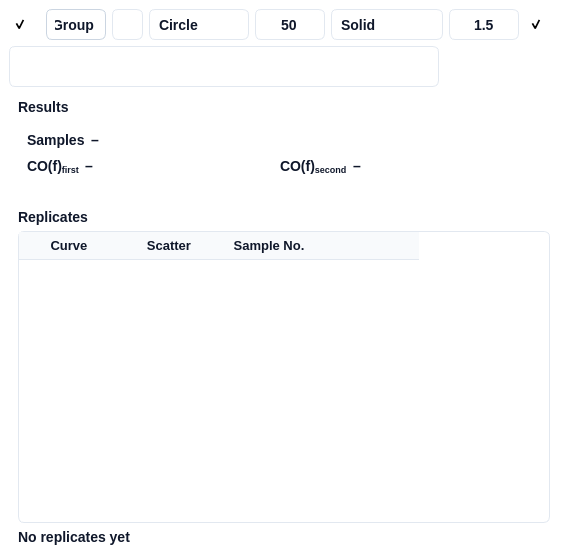
<?xml version="1.0" encoding="UTF-8"?>
<ui version="4.0">
 <class>GroupWidget</class>
 <widget class="QWidget" name="GroupWidget">
  <property name="geometry">
   <rect>
    <x>0</x>
    <y>0</y>
    <width>510</width>
    <height>560</height>
   </rect>
  </property>
  <property name="windowTitle">
   <string>Group</string>
  </property>
  <property name="styleSheet">
   <string notr="true">background: #FFFFFF;
border: none;
border-radius: 6px;
</string>
  </property>
  <layout class="QVBoxLayout" name="verticalLayout">
   <property name="leftMargin">
    <number>0</number>
   </property>
   <property name="topMargin">
    <number>0</number>
   </property>
   <property name="rightMargin">
    <number>0</number>
   </property>
   <property name="bottomMargin">
    <number>0</number>
   </property>
   <item>
    <widget class="QFrame" name="frame">
     <property name="styleSheet">
      <string notr="true">QFrame#frame {
	background: #FFFFFF;
	border: none;
	border-radius: 6px;
}
QFrame#frame:hover {
	 border: 1px solid #CBD5E1;
}

/* Cards inside the group (results, parameter groups, replicates) */
QFrame[card=&quot;true&quot;] {
	background: #FFFFFF;
	border: 1px solid #E2E8F0; /* slate/200 */
	border-radius: 6px;
}

QLabel {
	border: none;
	background: transparent;
	color: #0F172A;  /* Text color */
	font-family: 'Segoe UI', sans-serif;  /* Font family */
	font-style: normal;  /* Font style */
	font-weight: 500;  /* Font weight */
	font-size: 14px;  /* Font size */
}

/* Card titles and parameter names as in the curve widget (Curve plots) */
QLabel[title=&quot;true&quot;] {
	font-size: 18px;
	padding: 4px 5px;
}

QLabel[parameter=&quot;true&quot;] {
	padding: 4px 8px;
}

QLabel[muted=&quot;true&quot;] {
	color: #64748B;  /* slate/500 */
	font-weight: 400;
	font-size: 13px;
}

/* Results: read-only values (output style, the same in all cards) */
QLabel[value=&quot;true&quot;] {
	background: #F8FAFC;  /* slate/50 */
	border: 1px solid #E2E8F0;  /* slate/200 */
	border-radius: 6px;
	color: #334155;  /* slate/700 */
	padding: 5px 8px;
}

QLineEdit {
    background: #FFFFFF;  /* Default background */
    border: 1px solid #CBD5E1;  /* Default border */
    border-radius: 6px;  /* Rounded corners */
    color: #0F172A;  /* Text color */
    font-family: 'Segoe UI', sans-serif;  /* Font family */
    font-style: normal;  /* Font style */
    font-weight: 500;  /* Font weight */
    font-size: 14px;  /* Font size */
    padding: 4px 8px;  /* Padding */
}

QComboBox {
	background: #FFFFFF;
	border: 1px solid #E2E8F0; /* slate/200 */
	border-radius: 6px;
	padding-left: 9px;
	color: #0F172A;  /* Text color */
    font-family: 'Segoe UI', sans-serif;  /* Font family */
    font-style: normal;  /* Font style */
    font-weight: 500;  /* Font weight */
    font-size: 14px;  /* Font size */
}

/* Drop-down button */
QComboBox::drop-down {
    border: none;
}

/* Down arrow */
QComboBox::down-arrow {
    image: url(:/ui/qt/resources/checkbox/down_icon.png);
	padding-right: 12px;
}

/* Drop-down items */
QComboBox QAbstractItemView {
    border: 1px solid #E2E8F0; /* slate/200 */
    selection-background-color: #F1F5F9;
}

/* Individual items */
QComboBox::item {
    background-color: white;
    color: #0F172A;
}

QDoubleSpinBox {
	background: #FFFFFF;
	border: 1px solid #E2E8F0; /* slate/200 */
	border-radius: 6px;
	color: #0F172A;  /* Text color */
    font-family: 'Segoe UI', sans-serif;  /* Font family */
    font-weight: 500;  /* Font weight */
    font-size: 14px;  /* Font size */
}

QDoubleSpinBox::up-button {
	background: #FFFFFF;
	border: none;
	subcontrol-position: center right;
	padding-right: 6px;
}

QDoubleSpinBox::down-button {
	background: #FFFFFF;
	border: none;
	subcontrol-position: center left;
	padding-left: 6px;
}

QDoubleSpinBox::up-arrow {
	image: url(:/ui/qt/resources/buttons/add_icon.png);
	width: 16px;
    height: 16px;
}

QDoubleSpinBox::down-arrow {
	image: url(:/ui/qt/resources/buttons/substract_icon.png);
	width: 16px;
    height: 16px;
}

QTableWidget {
	background: #FFFFFF;
	border: 1px solid #E2E8F0; /* slate/200 */
	border-radius: 6px;
	color: #0F172A;
	font-family: 'Segoe UI', sans-serif;
	font-size: 13px;
	gridline-color: #F1F5F9;
	selection-background-color: #DEE8F2;
	selection-color: #0F172A;
}

QHeaderView::section {
	background: #F8FAFC;
	border: none;
	border-bottom: 1px solid #E2E8F0;
	color: #0F172A;
	font-family: 'Segoe UI', sans-serif;
	font-weight: 600;
	font-size: 13px;
	padding: 4px;
}

/* Colour button */
QPushButton#qt_button_pick_group_color {
    border: 1px solid #E2E8F0;
    border-radius: 6px;
}

/* Icon buttons */
QPushButton[icon_button=&quot;true&quot;] {
    border: none;
	background: transparent;  /* Ghost button with no background */
    border-radius: 6px;  /* Rounded corners */
	padding: 4px;
}

QPushButton[icon_button=&quot;true&quot;]:hover {
    background: #F1F5F9;  /* slate/100 */
}

QPushButton[icon_button=&quot;true&quot;]:pressed {
    background: #DEE8F2;  /* Pressed background color */
}

QPushButton#qt_button_export_group {
	image: url(:/ui/qt/resources/buttons/upload_file_icon.png);
}

QPushButton#qt_button_export_group_table {
	image: url(:/ui/qt/resources/buttons/upload_excel_icon.png);
}

QPushButton#qt_button_delete_group {
	image: url(:/ui/qt/resources/buttons/trash_icon.png);
}</string>
     </property>
     <layout class="QVBoxLayout" name="verticalLayout_2" stretch="0,1">
      <property name="spacing">
       <number>6</number>
      </property>
      <item>
       <widget class="QFrame" name="qt_frame_group_details">
        <layout class="QHBoxLayout" name="horizontalLayout_details">
         <property name="spacing">
          <number>6</number>
         </property>
         <property name="leftMargin">
          <number>0</number>
         </property>
         <property name="topMargin">
          <number>0</number>
         </property>
         <property name="rightMargin">
          <number>0</number>
         </property>
         <property name="bottomMargin">
          <number>0</number>
         </property>
         <item>
          <widget class="QCheckBox" name="qt_checkbox_group_visible">
           <property name="minimumSize">
            <size>
             <width>31</width>
             <height>31</height>
            </size>
           </property>
           <property name="maximumSize">
            <size>
             <width>31</width>
             <height>31</height>
            </size>
           </property>
           <property name="toolTip">
            <string>Show the group (its mean scatter and curve) in Group plots</string>
           </property>
           <property name="styleSheet">
            <string notr="true">QCheckBox {
    border: none;
	background: transparent;
    border-radius: 6px;
	padding: 4px;
}

QCheckBox:hover {
	 background: #F1F5F9;  /* slate/100 */
}

QCheckBox::indicator:checked {
	image: url(:/ui/qt/resources/checkbox/visible_icon.png);
}

QCheckBox::indicator:unchecked {
	image: url(:/ui/qt/resources/checkbox/hiden_icon.png);
}</string>
           </property>
           <property name="text">
            <string/>
           </property>
           <property name="checked">
            <bool>true</bool>
           </property>
          </widget>
         </item>
         <item>
          <widget class="QLineEdit" name="qt_entry_group_name">
           <property name="minimumSize">
            <size>
             <width>60</width>
             <height>31</height>
            </size>
           </property>
           <property name="toolTip">
            <string>Group (sample) name</string>
           </property>
           <property name="text">
            <string>Group</string>
           </property>
          </widget>
         </item>
         <item>
          <widget class="QPushButton" name="qt_button_pick_group_color">
           <property name="minimumSize">
            <size>
             <width>31</width>
             <height>31</height>
            </size>
           </property>
           <property name="maximumSize">
            <size>
             <width>31</width>
             <height>31</height>
            </size>
           </property>
           <property name="toolTip">
            <string>Colour of the group: its mean scatter and its curve</string>
           </property>
           <property name="text">
            <string/>
           </property>
          </widget>
         </item>
         <item>
          <widget class="QComboBox" name="qt_combo_group_point_style">
           <property name="minimumSize">
            <size>
             <width>100</width>
             <height>31</height>
            </size>
           </property>
           <property name="maximumSize">
            <size>
             <width>100</width>
             <height>16777215</height>
            </size>
           </property>
           <property name="toolTip">
            <string>Shape of the mean points</string>
           </property>
           <item>
            <property name="text">
             <string>Circle</string>
            </property>
           </item>
           <item>
            <property name="text">
             <string>Square</string>
            </property>
           </item>
           <item>
            <property name="text">
             <string>Triangle</string>
            </property>
           </item>
           <item>
            <property name="text">
             <string>Plus</string>
            </property>
           </item>
           <item>
            <property name="text">
             <string>X-marker</string>
            </property>
           </item>
           <item>
            <property name="text">
             <string>Star</string>
            </property>
           </item>
          </widget>
         </item>
         <item>
          <widget class="QDoubleSpinBox" name="qt_spinbox_group_point_size">
           <property name="minimumSize">
            <size>
             <width>70</width>
             <height>31</height>
            </size>
           </property>
           <property name="maximumSize">
            <size>
             <width>70</width>
             <height>31</height>
            </size>
           </property>
           <property name="toolTip">
            <string>Size of the mean points</string>
           </property>
           <property name="alignment">
            <set>Qt::AlignCenter</set>
           </property>
           <property name="decimals">
            <number>0</number>
           </property>
           <property name="minimum">
            <double>1.000000000000000</double>
           </property>
           <property name="maximum">
            <double>250.000000000000000</double>
           </property>
           <property name="singleStep">
            <double>5.000000000000000</double>
           </property>
           <property name="value">
            <double>50.000000000000000</double>
           </property>
          </widget>
         </item>
         <item>
          <widget class="QComboBox" name="qt_combo_group_line_style">
           <property name="minimumSize">
            <size>
             <width>112</width>
             <height>31</height>
            </size>
           </property>
           <property name="maximumSize">
            <size>
             <width>112</width>
             <height>16777215</height>
            </size>
           </property>
           <property name="toolTip">
            <string>Line type of the curve</string>
           </property>
           <item>
            <property name="text">
             <string>Solid</string>
            </property>
            <property name="icon">
             <iconset resource="../resources/graphical_resources.qrc">
              <normaloff>:/ui/qt/resources/dropdown/solid_line_icon.png</normaloff>:/ui/qt/resources/dropdown/solid_line_icon.png</iconset>
            </property>
           </item>
           <item>
            <property name="text">
             <string>Dot</string>
            </property>
            <property name="icon">
             <iconset resource="../resources/graphical_resources.qrc">
              <normaloff>:/ui/qt/resources/dropdown/dot_line_icon.png</normaloff>:/ui/qt/resources/dropdown/dot_line_icon.png</iconset>
            </property>
           </item>
           <item>
            <property name="text">
             <string>Dash</string>
            </property>
            <property name="icon">
             <iconset resource="../resources/graphical_resources.qrc">
              <normaloff>:/ui/qt/resources/dropdown/dashed_line_icon.png</normaloff>:/ui/qt/resources/dropdown/dashed_line_icon.png</iconset>
            </property>
           </item>
           <item>
            <property name="text">
             <string>Dash-dot</string>
            </property>
            <property name="icon">
             <iconset resource="../resources/graphical_resources.qrc">
              <normaloff>:/ui/qt/resources/dropdown/dotdash_line_icon.png</normaloff>:/ui/qt/resources/dropdown/dotdash_line_icon.png</iconset>
            </property>
           </item>
          </widget>
         </item>
         <item>
          <widget class="QDoubleSpinBox" name="qt_spinbox_group_line_width">
           <property name="minimumSize">
            <size>
             <width>70</width>
             <height>31</height>
            </size>
           </property>
           <property name="maximumSize">
            <size>
             <width>70</width>
             <height>31</height>
            </size>
           </property>
           <property name="toolTip">
            <string>Thickness of the curve</string>
           </property>
           <property name="alignment">
            <set>Qt::AlignCenter</set>
           </property>
           <property name="decimals">
            <number>1</number>
           </property>
           <property name="minimum">
            <double>0.500000000000000</double>
           </property>
           <property name="maximum">
            <double>10.000000000000000</double>
           </property>
           <property name="singleStep">
            <double>0.500000000000000</double>
           </property>
           <property name="value">
            <double>1.500000000000000</double>
           </property>
          </widget>
         </item>
         <item>
          <widget class="QCheckBox" name="qt_checkbox_group_expand">
           <property name="minimumSize">
            <size>
             <width>31</width>
             <height>31</height>
            </size>
           </property>
           <property name="maximumSize">
            <size>
             <width>31</width>
             <height>31</height>
            </size>
           </property>
           <property name="styleSheet">
            <string notr="true">QCheckBox {
    border: none;
	background: transparent;
    border-radius: 6px;
	padding: 4px;
}

QCheckBox:hover {
	 background: #F1F5F9;  /* slate/100 */
}

QCheckBox::indicator:checked {
	image: url(:/ui/qt/resources/checkbox/up_icon.png);
}

QCheckBox::indicator:unchecked {
	image: url(:/ui/qt/resources/checkbox/down_icon.png);
}</string>
           </property>
           <property name="text">
            <string/>
           </property>
           <property name="checked">
            <bool>true</bool>
           </property>
          </widget>
         </item>
        </layout>
       </widget>
      </item>
      <item>
       <widget class="QFrame" name="qt_frame_group_parameters">
        <layout class="QVBoxLayout" name="qt_layout_group_parameters">
         <property name="spacing">
          <number>6</number>
         </property>
         <property name="leftMargin">
          <number>0</number>
         </property>
         <property name="topMargin">
          <number>0</number>
         </property>
         <property name="rightMargin">
          <number>0</number>
         </property>
         <property name="bottomMargin">
          <number>0</number>
         </property>
         <item>
          <layout class="QHBoxLayout" name="horizontalLayout_group_toolbar" stretch="1,0">
           <property name="spacing">
            <number>6</number>
           </property>
           <item>
            <widget class="QComboBox" name="qt_combo_group_add_scatter">
             <property name="minimumSize">
              <size>
               <width>200</width>
               <height>41</height>
              </size>
             </property>
             <property name="sizePolicy">
              <sizepolicy hsizetype="Expanding" vsizetype="Fixed">
               <horstretch>1</horstretch>
               <verstretch>0</verstretch>
              </sizepolicy>
             </property>
             <property name="sizeAdjustPolicy">
              <enum>QComboBox::AdjustToMinimumContentsLengthWithIcon</enum>
             </property>
             <property name="toolTip">
              <string>Add a replicate: a curve with the scatter it is linked to (link them in the curve's "Linked to")</string>
             </property>
            </widget>
           </item>
           <item>
            <widget class="QFrame" name="qt_frame_group_buttons">
             <property name="minimumSize">
              <size>
               <width>0</width>
               <height>41</height>
              </size>
             </property>
             <property name="maximumSize">
              <size>
               <width>16777215</width>
               <height>41</height>
              </size>
             </property>
             <property name="card" stdset="0">
              <bool>true</bool>
             </property>
             <layout class="QHBoxLayout" name="horizontalLayout_group_buttons">
              <property name="spacing">
               <number>6</number>
              </property>
              <property name="leftMargin">
               <number>3</number>
              </property>
              <property name="topMargin">
               <number>0</number>
              </property>
              <property name="rightMargin">
               <number>3</number>
              </property>
              <property name="bottomMargin">
               <number>0</number>
              </property>
               <item>
                <widget class="QPushButton" name="qt_button_export_group">
                 <property name="minimumSize">
                  <size>
                   <width>31</width>
                   <height>31</height>
                  </size>
                 </property>
                 <property name="maximumSize">
                  <size>
                   <width>31</width>
                   <height>31</height>
                  </size>
                 </property>
                 <property name="toolTip">
                  <string>Save the group as an OpenDEP file: OpenDEP Fit (.odfit: replicates, curves and results) or the mean as an OpenDEP Spectrum (.odspec)</string>
                 </property>
                 <property name="text">
                  <string/>
                 </property>
                 <property name="icon_button" stdset="0">
                  <bool>true</bool>
                 </property>
                </widget>
               </item>
               <item>
                <widget class="QPushButton" name="qt_button_export_group_table">
                 <property name="minimumSize">
                  <size>
                   <width>31</width>
                   <height>31</height>
                  </size>
                 </property>
                 <property name="maximumSize">
                  <size>
                   <width>31</width>
                   <height>31</height>
                  </size>
                 </property>
                 <property name="toolTip">
                  <string>Save the group as a table: Excel (.xlsx: mean, parameters and replicates) or CSV (.csv: the mean)</string>
                 </property>
                 <property name="text">
                  <string/>
                 </property>
                 <property name="icon_button" stdset="0">
                  <bool>true</bool>
                 </property>
                </widget>
               </item>
               <item>
                <widget class="QPushButton" name="qt_button_delete_group">
                 <property name="minimumSize">
                  <size>
                   <width>31</width>
                   <height>31</height>
                  </size>
                 </property>
                 <property name="maximumSize">
                  <size>
                   <width>31</width>
                   <height>31</height>
                  </size>
                 </property>
                 <property name="toolTip">
                  <string>Delete the group (its scatters and curves stay)</string>
                 </property>
                 <property name="text">
                  <string/>
                 </property>
                 <property name="icon_button" stdset="0">
                  <bool>true</bool>
                 </property>
                </widget>
               </item>
             </layout>
            </widget>
           </item>
          </layout>
         </item>
         <item>
          <widget class="QFrame" name="qt_frame_group_results">
           <property name="card" stdset="0">
            <bool>true</bool>
           </property>
           <layout class="QVBoxLayout" name="qt_layout_group_results">
            <property name="spacing">
             <number>4</number>
            </property>
            <property name="leftMargin">
             <number>9</number>
            </property>
            <property name="topMargin">
             <number>6</number>
            </property>
            <property name="rightMargin">
             <number>6</number>
            </property>
            <property name="bottomMargin">
             <number>6</number>
            </property>
            <item>
             <widget class="QLabel" name="qt_label_results_title">
              <property name="toolTip">
               <string>Calculated from the replicates, not editable: the mean ± SD of the scatters, and of the crossovers and parameters of their curves (technical replicates averaged first, then the biological ones)</string>
              </property>
              <property name="text">
               <string>Results</string>
              </property>
              <property name="title" stdset="0">
               <bool>true</bool>
              </property>
             </widget>
            </item>
            <item>
             <widget class="QFrame" name="qt_frame_group_summary">
              <property name="card" stdset="0">
               <bool>true</bool>
              </property>
              <layout class="QVBoxLayout" name="verticalLayout_group_summary">
               <property name="spacing">
                <number>6</number>
               </property>
               <property name="leftMargin">
                <number>9</number>
               </property>
               <property name="topMargin">
                <number>9</number>
               </property>
               <property name="rightMargin">
                <number>9</number>
               </property>
               <property name="bottomMargin">
                <number>9</number>
               </property>
                <item>
                 <layout class="QHBoxLayout" name="horizontalLayout_samples" stretch="0,1,0,0">
                  <property name="spacing">
                   <number>6</number>
                  </property>
                  <item>
                   <widget class="QLabel" name="qt_label_samples_title">
                    <property name="parameter" stdset="0">
                     <bool>true</bool>
                    </property>
                    <property name="text">
                     <string>Samples</string>
                    </property>
                   </widget>
                  </item>
                  <item>
                   <widget class="QLabel" name="qt_label_samples">
                    <property name="toolTip">
                     <string>Biological replicates (suspensions; the n of the SD) and technical replicates (all the scatters of the group)</string>
                    </property>
                    <property name="text">
                     <string>–</string>
                    </property>
                    <property name="value" stdset="0">
                     <bool>true</bool>
                    </property>
                   </widget>
                  </item>
                  <item>
                   <widget class="QLabel" name="qt_label_results_model_icon">
                    <property name="minimumSize">
                     <size>
                      <width>24</width>
                      <height>24</height>
                     </size>
                    </property>
                    <property name="maximumSize">
                     <size>
                      <width>24</width>
                      <height>24</height>
                     </size>
                    </property>
                    <property name="text">
                     <string/>
                    </property>
                    <property name="scaledContents">
                     <bool>true</bool>
                    </property>
                   </widget>
                  </item>
                  <item>
                   <widget class="QLabel" name="qt_label_results_model">
                    <property name="text">
                     <string/>
                    </property>
                   </widget>
                  </item>
                 </layout>
                </item>
                <item>
                 <layout class="QHBoxLayout" name="horizontalLayout_crossovers" stretch="0,1,0,1">
                  <property name="spacing">
                   <number>6</number>
                  </property>
                  <item>
                   <widget class="QLabel" name="qt_label_crossover_first_title">
                    <property name="parameter" stdset="0">
                     <bool>true</bool>
                    </property>
                    <property name="text">
                     <string>&lt;html&gt;&lt;head/&gt;&lt;body&gt;&lt;p&gt;CO(f)&lt;span style=&quot; vertical-align:sub;&quot;&gt;first&lt;/span&gt;&lt;/p&gt;&lt;/body&gt;&lt;/html&gt;</string>
                    </property>
                   </widget>
                  </item>
                  <item>
                   <widget class="QLabel" name="qt_label_crossover_first">
                    <property name="sizePolicy">
                     <sizepolicy hsizetype="Ignored" vsizetype="Preferred">
                      <horstretch>1</horstretch>
                      <verstretch>0</verstretch>
                     </sizepolicy>
                    </property>
                    <property name="text">
                     <string>–</string>
                    </property>
                    <property name="value" stdset="0">
                     <bool>true</bool>
                    </property>
                   </widget>
                  </item>
                  <item>
                   <widget class="QLabel" name="qt_label_crossover_second_title">
                    <property name="parameter" stdset="0">
                     <bool>true</bool>
                    </property>
                    <property name="text">
                     <string>&lt;html&gt;&lt;head/&gt;&lt;body&gt;&lt;p&gt;CO(f)&lt;span style=&quot; vertical-align:sub;&quot;&gt;second&lt;/span&gt;&lt;/p&gt;&lt;/body&gt;&lt;/html&gt;</string>
                    </property>
                   </widget>
                  </item>
                  <item>
                   <widget class="QLabel" name="qt_label_crossover_second">
                    <property name="sizePolicy">
                     <sizepolicy hsizetype="Ignored" vsizetype="Preferred">
                      <horstretch>1</horstretch>
                      <verstretch>0</verstretch>
                     </sizepolicy>
                    </property>
                    <property name="text">
                     <string>–</string>
                    </property>
                    <property name="value" stdset="0">
                     <bool>true</bool>
                    </property>
                   </widget>
                  </item>
                 </layout>
                </item>
              </layout>
             </widget>
            </item>
            <item>
             <widget class="QFrame" name="qt_frame_parameter_results">
              <layout class="QGridLayout" name="qt_layout_parameter_results">
               <property name="leftMargin">
                <number>0</number>
               </property>
               <property name="topMargin">
                <number>4</number>
               </property>
               <property name="rightMargin">
                <number>0</number>
               </property>
               <property name="bottomMargin">
                <number>0</number>
               </property>
               <property name="horizontalSpacing">
                <number>6</number>
               </property>
               <property name="verticalSpacing">
                <number>6</number>
               </property>
              </layout>
             </widget>
            </item>
           </layout>
          </widget>
         </item>
         <item>
          <widget class="QFrame" name="qt_frame_group_replicates">
           <property name="card" stdset="0">
            <bool>true</bool>
           </property>
           <layout class="QVBoxLayout" name="qt_layout_group_replicates">
            <property name="spacing">
             <number>6</number>
            </property>
            <property name="leftMargin">
             <number>9</number>
            </property>
            <property name="topMargin">
             <number>6</number>
            </property>
            <property name="rightMargin">
             <number>6</number>
            </property>
            <property name="bottomMargin">
             <number>6</number>
            </property>
            <item>
             <widget class="QLabel" name="qt_label_replicates_title">
              <property name="toolTip">
               <string>Replicates with the same Sample No. (suspension) are its technical replicates: they are averaged first, then the samples (biological replicates) are averaged</string>
              </property>
              <property name="text">
               <string>Replicates</string>
              </property>
              <property name="title" stdset="0">
               <bool>true</bool>
              </property>
             </widget>
            </item>
            <item>
             <widget class="QTableWidget" name="qt_table_group_members">
              <property name="toolTip">
               <string>Replicates with the same Sample No. (suspension) are its technical replicates: they are averaged first, then the samples (biological replicates) are averaged</string>
              </property>
              <property name="selectionMode">
               <enum>QAbstractItemView::NoSelection</enum>
              </property>
              <property name="columnCount">
               <number>4</number>
              </property>
              <attribute name="verticalHeaderVisible">
               <bool>false</bool>
              </attribute>
              <column>
               <property name="text">
                <string>Curve</string>
               </property>
              </column>
              <column>
               <property name="text">
                <string>Scatter</string>
               </property>
              </column>
              <column>
               <property name="text">
                <string>Sample No.</string>
               </property>
              </column>
              <column>
               <property name="text">
                <string/>
               </property>
              </column>
             </widget>
            </item>
            <item>
             <widget class="QLabel" name="qt_label_group_summary">
              <property name="text">
               <string>No replicates yet</string>
              </property>
              <property name="wordWrap">
               <bool>true</bool>
              </property>
              <property name="muted" stdset="0">
               <bool>true</bool>
              </property>
             </widget>
            </item>
           </layout>
          </widget>
         </item>
        </layout>
       </widget>
      </item>
     </layout>
    </widget>
   </item>
  </layout>
 </widget>
 <resources>
  <include location="../resources/graphical_resources.qrc"/>
 </resources>
 <connections/>
</ui>
